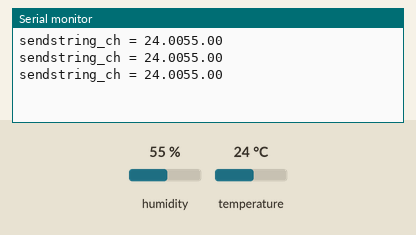
Simulated run of this sketch. Board: Arduino Uno, built with avr-gcc and run on an emulated ATmega328P. Shown: the last lines printed to the serial monitor. Inputs (shaded band) come from the test bench; at power-on: humidity 55 %, temperature 24 °C.

Above: at 2.8 s.
2.9 s: humidity set to 22 %
At 5.4 s:
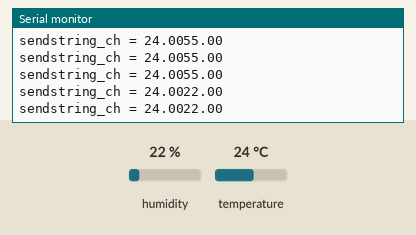
5.6 s: temperature set to 12 °C
At 7.8 s:
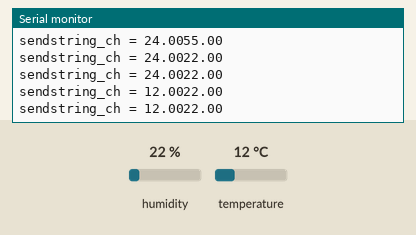
8.3 s: humidity set to 40 %
At 9.9 s:
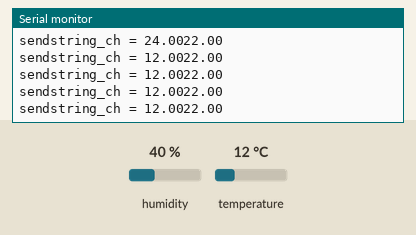
Timing chart, 0 to 11.4 s (numbered marks = the images above; inputs shaded):
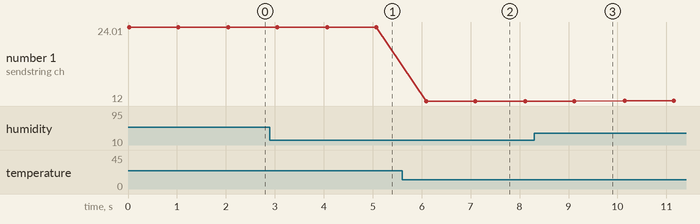

The sketch:

DHT_Master.ino
```cpp
#include <DHT.h>

#define DHTPIN 10
#define DHTTYPE DHT11

char temp_ch [10];
char hum_ch [10];
char sendstring_ch [10];

DHT dht(DHTPIN, DHTTYPE);

void setup() {
  dht.begin();
  Serial.begin(9600);
}

void loop() {

   float temp_fl = dht.readTemperature();
   float hum_fl = dht.readHumidity();

   dtostrf(temp_fl, 0, 2, temp_ch);
   dtostrf(hum_fl, 0, 2, hum_ch);

   strcat (sendstring_ch, temp_ch);
   strcat (sendstring_ch, hum_ch);

   Serial.print("sendstring_ch = ");
   Serial.println(sendstring_ch);

   memset(sendstring_ch, '\0', 10);

delay(1000);


}
```

Measured:
- after the input at 2.9 s, the serial monitor: prints a new line after 1.2 s (image 1)
- after the input at 5.6 s, the serial monitor: prints a new line after 0.50 s (image 2)
- plotted number 1: 24.01 → 24 after the input at 2.9 s, 24 → 12 after the input at 5.6 s, 12 → 12 after the input at 8.3 s
